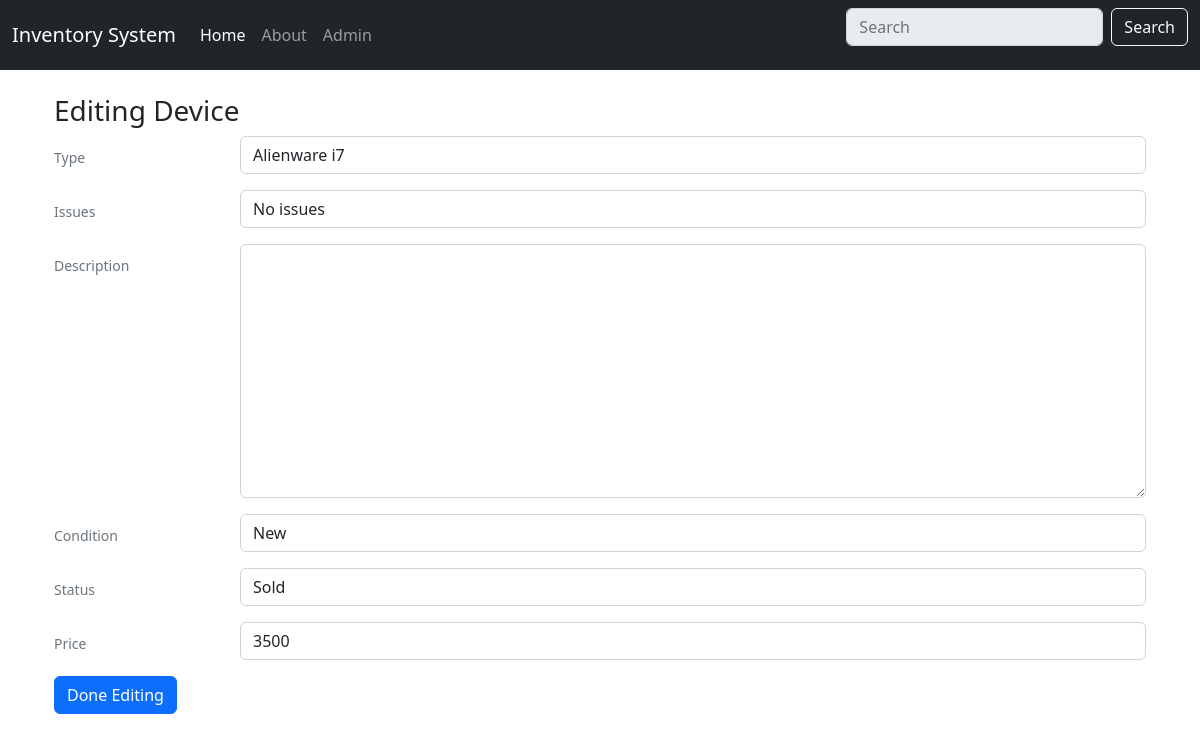
The app's page /edit_desktop/1, older data.
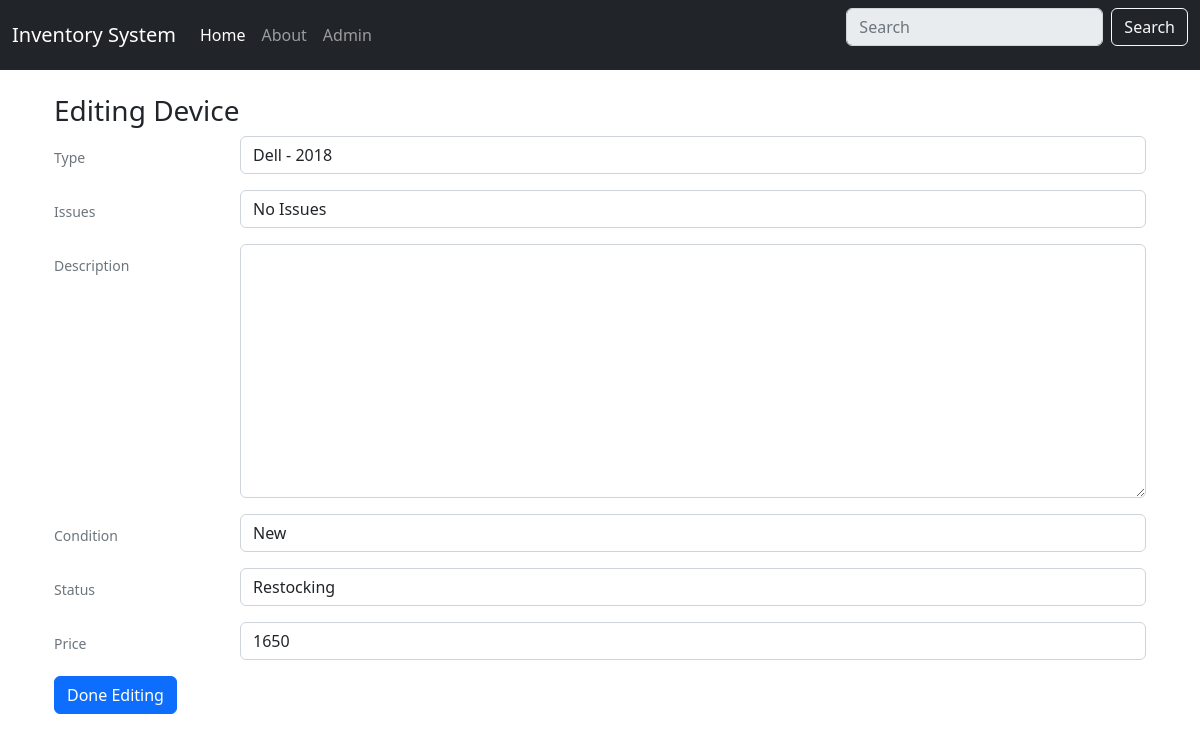
The same page, newer data.
### inventory/models.py (models this page shows, shortened)
class Device(models.Model):
  type = models.CharField(max_length=100, blank=False)
  issues = models.CharField(max_length=100, default='No issues')
  description = models.TextField(max_length=100, blank=True)
  condition = models.CharField(
    max_length=20,
    default = 'New',
    choices = (
      ('New', 'New'),
      ('Used', 'Used'),
    ))
  status = models.CharField(
    max_length=20,
    default = 'Sold',
    choices = (
      ('Sold', 'Sold'),
      ('Available', 'Available'),
      ('Restocking', 'Restocking'),
    ))
  price = models.PositiveIntegerField(default=1)
  class Meta:
    abstract = True #avoids making new models for this class

class Desktop(Device):
  name = "Desktop"
  pass

### inventory/views.py (the view)
# urls.py: re_path(r'^edit_desktop/(?P<pk>\d+)$', edit_desktop, name='edit_desktop'),
def edit_desktop(request, pk):
  return edit_device(request, pk, Desktop, DesktopForm)

### inventory/forms.py
class DesktopForm(forms.ModelForm):
  name = 'Desktop'
  class Meta:
    model = Desktop
    fields = ('type', 'issues', 'description', 'condition', 'status', 'price')

### inventory/views.py (called while the page is built)
def edit_device(request, pk, model, modelForm):
  item = get_object_or_404(model, pk = pk)
  if request.method == 'POST':
    form = modelForm(request.POST, instance = item)
    if form.is_valid():
      form.save()
      return redirect('index')
  else:
    form = modelForm(instance = item)
    return render(request, 'edit_device.html', {'form': form})

### inventory/templates/edit_device.html (shortened to what this page needs)
{% extends 'base.html' %}
{% load widget_tweaks %}
{% block body %}
  <div class="container">
    <h3>Editing Device</h3>
    <form method="POST">
      {% for field in form %}
        <div class="form-group row">
          <label for="id_{{ field.name }}" class="col-2 col-form-label form-text"> {{ field.label}} </label>
          <div class="col-10 mb-3">{{ field|add_class:"form-control" }}</div>
        </div>
      {% endfor %}
      <button type="submit" class="btn btn-primary" name="button">Done Editing</button>
    </form>
  </div>
{% endblock %}

Row changes from the older to the newer data that the page shows:
changed Desktop "New": type "Alienware i7" → "Dell - 2018"; issues "No issues" → "No Issues"; status "Sold" → "Restocking"; price "3500" → "1650"
